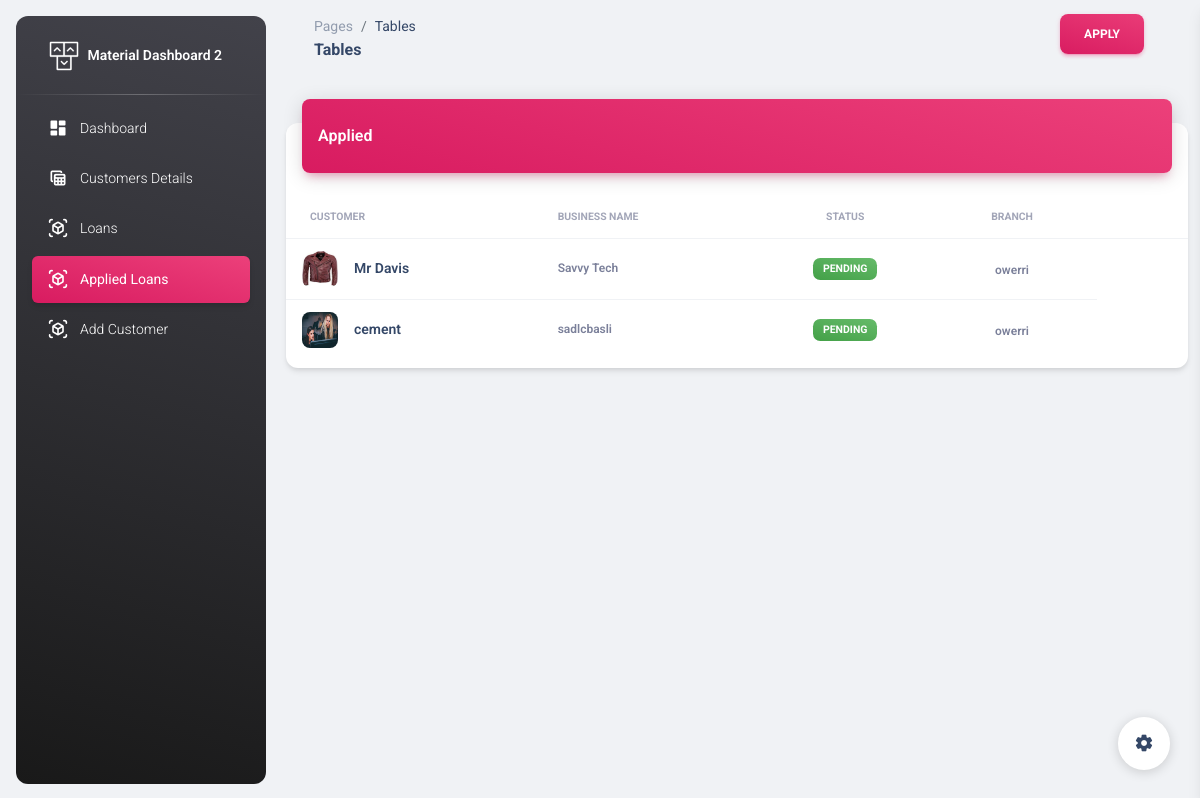
Page /manager/branch/applied_loans/ (signed in) on the committed database.
### administration/models.py (models this page shows, shortened)
class LoanApply(models.Model):
    customer=models.ForeignKey(Customers,on_delete=models.CASCADE)
    amount=models.IntegerField()
    status=models.CharField(max_length=100,choices=[
    ("Approved","Approved"),
    ("Pending","Pending"),
    ("Rejected","Rejected")
])

class Customers(models.Model):
    name=models.CharField(max_length=100)
    branch=models.ForeignKey(Branch,on_delete=models.PROTECT,null=True,default=None)
    gender=models.CharField(max_length=100, null=True)
    occupation=models.CharField(max_length=100, null=True)
    state=models.CharField(max_length=100, null=True)
    passport=models.ImageField()
    business_name=models.CharField(max_length=100)
    bussiness_address=models.CharField(max_length=100)
    age=models.IntegerField()
    phone_number=models.IntegerField(null=True)
    home_address=models.CharField(max_length=100)
    card_number=models.IntegerField()
    guarantors_name=models.CharField(max_length=100)
    guarantors_phone=models.IntegerField()
    guarantors_address=models.CharField(max_length=100)
    goccupation=models.CharField(max_length=100,null=True)
    gstate=models.CharField(max_length=100,null=True)

class Branch(models.Model):
    name=models.CharField(max_length=100)
    state=models.ForeignKey(State,on_delete=models.CASCADE)
    manager=models.OneToOneField(Manager,on_delete=models.CASCADE,null=True)
    def __str__(self):
        return self.name

### managers/views.py (the view)
# urls.py: path('applied_loans/',applied_loans,name="applied"),
def applied(request):
    user = request.user
    manager = Manager.objects.get(name=user.id)
    branch = Branch.objects.get(manager=manager.id)
    customers = Customers.objects.filter(branch=branch.id)
    applied = LoanApply.objects.filter(customer__in=customers, status='Pending')
    context = {
        "applied": applied,
        "customers":customers
    }
    return render(request, "managers/applied.html", context)

### managers/templates/managers/applied.html (shortened to what this page needs)
<!DOCTYPE html>
<html lang="en">
  {% load static %}
<head>
  <link href="{% static 'administration/assets/css/nucleo-icons.css'%}" rel="stylesheet" />
  <link href="{% static 'administration/assets/css/nucleo-svg.css'%}" rel="stylesheet" />
  <link id="pagestyle" href="{% static 'administration/assets/css/material-dashboard.css'%}" rel="stylesheet" />
</head>
<body class="g-sidenav-show  bg-gray-200">
  <aside class="sidenav navbar navbar-vertical navbar-expand-xs border-0 border-radius-xl my-3 fixed-start ms-3   bg-gradient-dark" id="sidenav-main">
    <div class="sidenav-header">
      <a class="navbar-brand m-0" href=" https://demos.creative-tim.com/material-dashboard/pages/dashboard " target="_blank">
        <img src="{% static 'administration/assets/img/logo-ct.png'%}" class="navbar-brand-img h-100" alt="main_logo">
        <span class="ms-1 font-weight-bold text-white">Material Dashboard 2</span>
      </a>
    </div>
    <hr class="horizontal light mt-0 mb-2">
    <div class="collapse navbar-collapse  w-auto " id="sidenav-collapse-main">
      <ul class="navbar-nav">
        <li class="nav-item">
          <a class="nav-link text-white " href="{% url 'manager-dashboard'%}">
            <div class="text-white text-center me-2 d-flex align-items-center justify-content-center">
              <i class="material-icons opacity-10">dashboard</i>
            </div>
            <span class="nav-link-text ms-1">Dashboard</span>
          </a>
        </li>
        <li class="nav-item">
          <a class="nav-link text-white " href="{% url 'branchcustomers'%}">
            <div class="text-white text-center me-2 d-flex align-items-center justify-content-center">
              <i class="material-icons opacity-10">table_view</i>
            </div>
            <span class="nav-link-text ms-1">Customers Details</span>
          </a>
        </li>
        <li class="nav-item">
          <a class="nav-link text-white " href="{% url 'branchloans'%}">
            <div class="text-white text-center me-2 d-flex align-items-center justify-content-center">
              <i class="material-icons opacity-10">view_in_ar</i>
            </div>
            <span class="nav-link-text ms-1">Loans</span>
          </a>
        </li>
        <li class="nav-item">
            <a class="nav-link text-white active bg-gradient-primary " href="{% url 'branchapplied'%}">
              <div class="text-white text-center me-2 d-flex align-items-center justify-content-center">
                <i class="material-icons opacity-10">view_in_ar</i>
              </div>
              <span class="nav-link-text ms-1">Applied Loans</span>
            </a>
          </li>
          <li class="nav-item">
            <a class="nav-link text-white  " href="{% url 'add_customer'%}">
              <div class="text-white text-center me-2 d-flex align-items-center justify-content-center">
                <i class="material-icons opacity-10">view_in_ar</i>
              </div>
              <span class="nav-link-text ms-1">Add Customer</span>
            </a>
          </li>
      </ul>
    </div>
  </aside>
  <main class="main-content position-relative max-height-vh-100 h-100 border-radius-lg ">
    <nav class="navbar navbar-main navbar-expand-lg px-0 mx-4 shadow-none border-radius-xl" id="navbarBlur" data-scroll="true">
      <div class="container-fluid py-1 px-3">
        <nav aria-label="breadcrumb">
          <ol class="breadcrumb bg-transparent mb-0 pb-0 pt-1 px-0 me-sm-6 me-5">
            <li class="breadcrumb-item text-sm"><a class="opacity-5 text-dark" href="javascript:;">Pages</a></li>
            <li class="breadcrumb-item text-sm text-dark active" aria-current="page">Tables</li>
          </ol>
          <h6 class="font-weight-bolder mb-0">Tables</h6>
        </nav>
        <div class="collapse navbar-collapse mt-sm-0 mt-2 me-md-0 me-sm-4" id="navbar">
          <div class="ms-md-auto pe-md-3 d-flex align-items-center">
              <button class="btn bg-gradient-primary w-120  mb-2"  id="show-popup" type="button" onclick="">Apply </button>
          </div>
        </div>
      </div>
    </nav>
    <div class="container-fluid py-4">
      <div class="row">
        <div class="col-12">
          <div class="card my-4">
            <div class="card-header p-0 position-relative mt-n4 mx-3 z-index-2">
              <div class="bg-gradient-primary shadow-primary border-radius-lg pt-4 pb-3">
                <h6 class="text-white text-capitalize ps-3">Applied</h6>
              </div>
            </div>
            <div class="card-body px-0 pb-2">
              <div class="table-responsive p-0">
                <table class="table align-items-center mb-0">
                  <thead>
                    <tr>
                      <th class="text-uppercase text-secondary text-xxs font-weight-bolder opacity-7">Customer</th>
                      <th class="text-uppercase text-secondary text-xxs font-weight-bolder opacity-7 ps-2">Business Name</th>
                      <th class="text-center text-uppercase text-secondary text-xxs font-weight-bolder opacity-7">status</th>
                      <th class="text-center text-uppercase text-secondary text-xxs font-weight-bolder opacity-7">Branch</th>
                      <th class="text-secondary opacity-7"></th>
                    </tr>
                  </thead>
                  <tbody>
                    {% for client in applied%}
                    <tr>
                      <td>
                        <div class="d-flex px-2 py-1">
                          <div>
                            <img src="{{client.customer.passport.url}}" class="avatar avatar-sm me-3 border-radius-lg" alt="user1">
                          </div>
                          <div class="d-flex flex-column justify-content-center">
                            <h6 class="mb-0 text-sm">{{client.customer.name}}</h6>
                          </div>
                        </div>
                      </td>
                      <td>
                        <p class="text-xs font-weight-bold mb-0">{{client.customer.business_name}}</p>
                      </td>
                      <td class="align-middle text-center text-sm">
                        <span class="badge badge-sm bg-gradient-success">{{ client.status }}</span>
                      </td>
                      <td class="align-middle text-center">
                        <span class="text-secondary text-xs font-weight-bold">{{ client.customer.branch }}</span>
                      </td>
                    </tr>
                    {% endfor %}
                  </tbody>
                </table>
              </div>
            </div>
          </div>
        </div>
      </div>
    </div>
  </main>
  <div class="fixed-plugin">
    <a class="fixed-plugin-button text-dark position-fixed px-3 py-2">
      <i class="material-icons py-2">settings</i>
    </a>
  </div>
</body>
</html>
</body>
</html>

### rows in the picture
LoanApply: customer.passport (picture), customer.name "Mr Davis", customer.business_name "Savvy Tech", status "PENDING", customer.branch "owerri"
LoanApply: customer.passport (picture), customer.name "cement", customer.business_name "sadlcbasli", status "PENDING", customer.branch "owerri"
